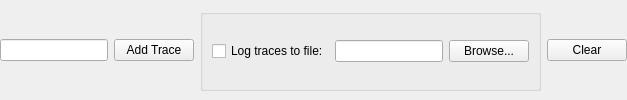
         <widget class="QFrame" name="frameBottom">
          <property name="frameShape">
           <enum>QFrame::NoFrame</enum>
          </property>
          <property name="frameShadow">
           <enum>QFrame::Plain</enum>
          </property>
          <layout class="QHBoxLayout" name="horizontalLayout_7">
           <property name="leftMargin">
            <number>0</number>
           </property>
           <property name="topMargin">
            <number>9</number>
           </property>
           <property name="rightMargin">
            <number>0</number>
           </property>
           <property name="bottomMargin">
            <number>9</number>
           </property>
           <item>
            <widget class="QLineEdit" name="edTrace"/>
           </item>
           <item>
            <widget class="QPushButton" name="btnAddTrace">
             <property name="text">
              <string>Add Trace</string>
             </property>
            </widget>
           </item>
           <item>
            <widget class="QGroupBox" name="groupBox_11">
             <property name="title">
              <string/>
             </property>
             <layout class="QHBoxLayout" name="horizontalLayout_8">
              <property name="topMargin">
               <number>0</number>
              </property>
              <property name="bottomMargin">
               <number>0</number>
              </property>
              <item>
               <widget class="QCheckBox" name="btnLogToFile">
                <property name="text">
                 <string>Log traces to file:</string>
                </property>
               </widget>
              </item>
              <item>
               <widget class="QLineEdit" name="edLogFile"/>
              </item>
              <item>
               <widget class="QPushButton" name="btnFindLogFile">
                <property name="text">
                 <string>Browse...</string>
                </property>
               </widget>
              </item>
             </layout>
            </widget>
           </item>
           <item>
            <widget class="QPushButton" name="btnClear">
             <property name="text">
              <string>Clear</string>
             </property>
            </widget>
           </item>
          </layout>
         </widget>
